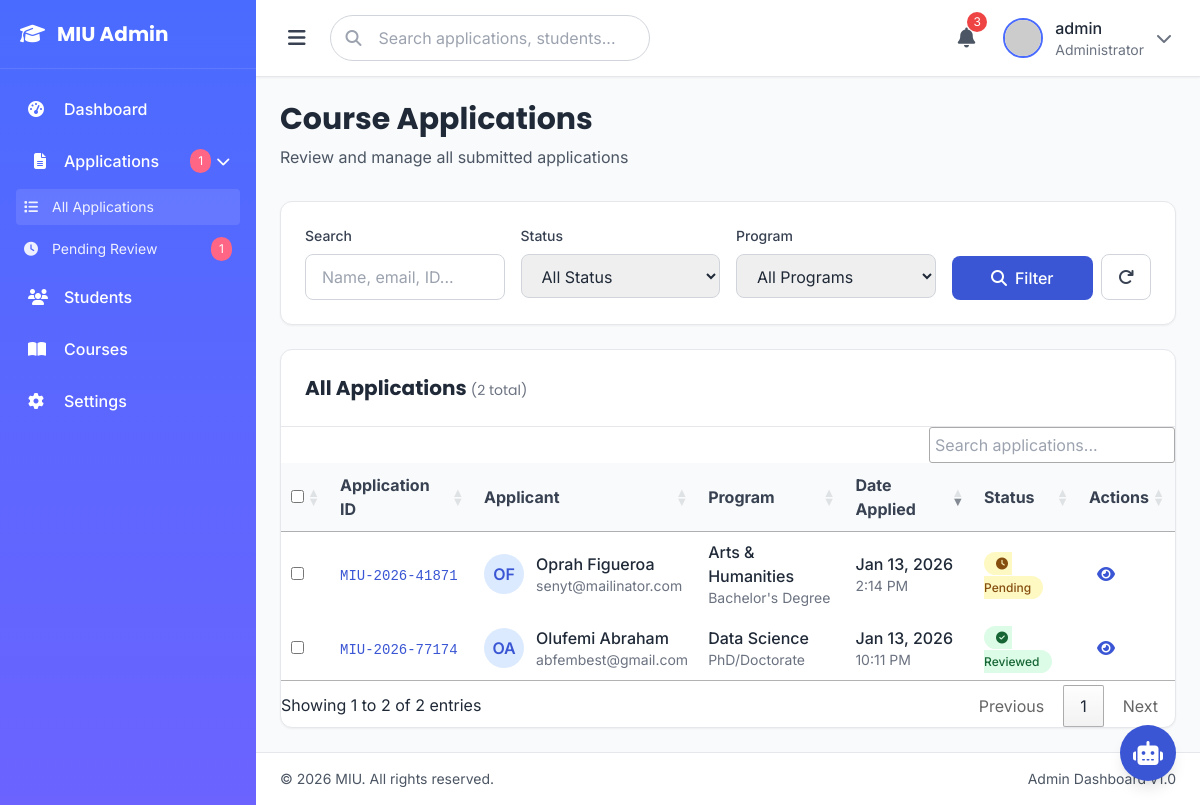
The app's page /administrator/applications/ (signed in), older data.
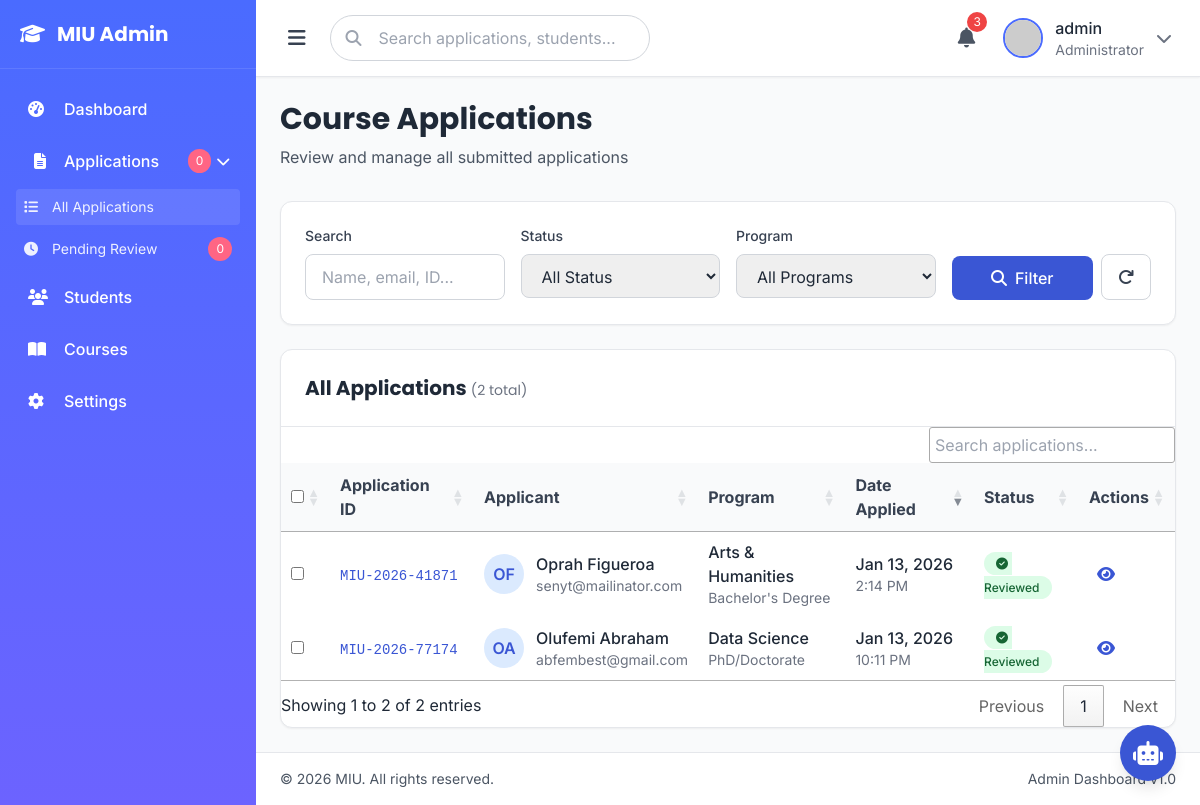
The same page, newer data.
### eduweb/models.py (models this page shows, shortened)
class CourseApplication(models.Model):
    DEGREE_LEVEL_CHOICES = [
        ('bachelor', "Bachelor's Degree"),
        ('master', "Master's Degree"),
        ('phd', 'PhD/Doctorate'),
    ]
    STUDY_MODE_CHOICES = [
        ('full-time', 'Full-time'),
        ('part-time', 'Part-time'),
        ('online', 'Online'),
        ('hybrid', 'Hybrid'),
    ]
    INTAKE_CHOICES = [
        ('fall-2025', 'Fall 2025'),
        ('spring-2026', 'Spring 2026'),
        ('fall-2026', 'Fall 2026'),
    ]
    PROGRAM_CHOICES = [
        ('business', 'Business Administration (MBA)'),
        ('computer-science', 'Computer Science'),
        ('data-science', 'Data Science'),
        ('engineering', 'Engineering'),
        ('health-sciences', 'Health Sciences'),
        ('psychology', 'Psychology'),
        ('economics', 'Economics'),
        ('law', 'Law'),
        ('arts', 'Arts & Humanities'),
    ]
    GENDER_CHOICES = [
        ('male', 'Male'),
        ('female', 'Female'),
        ('non-binary', 'Non-binary'),
        ('prefer-not-to-say', 'Prefer not to say'),
    ]
    COUNTRY_CHOICES = [
        ('US', 'United States'),
        ('UK', 'United Kingdom'),
        ('CA', 'Canada'),
        ('AU', 'Australia'),
        ('IN', 'India'),
        ('CN', 'China'),
        ('NG', 'Nigeria'),
        ('BR', 'Brazil'),
        ('OTHER', 'Other'),
    ]
    REFERRAL_CHOICES = [
        ('website', 'University Website'),
        ('search-engine', 'Search Engine (Google, etc.)'),
        ('social-media', 'Social Media'),
        ('friend-family', 'Friend or Family'),
        ('education-fair', 'Education Fair'),
        ('school-counselor', 'School Counselor'),
        ('alumni', 'MIU Alumni'),
        ('other', 'Other'),
    ]
    application_id = models.CharField(max_length=50, unique=True, blank=True)
    user = models.ForeignKey(User, on_delete=models.CASCADE, related_name='applications', null=True, blank=True)
    first_name = models.CharField(max_length=100)
    last_name = models.CharField(max_length=100)
    email = models.EmailField()
    phone = models.CharField(max_length=20)
    date_of_birth = models.DateField()
    country = models.CharField(max_length=100, choices=COUNTRY_CHOICES)
    gender = models.CharField(max_length=50, choices=GENDER_CHOICES)
    address = models.TextField()
    academic_history = models.JSONField(default=list)
    english_proficiency = models.CharField(max_length=50, blank=True)
    english_score = models.CharField(max_length=20, blank=True)
    additional_qualifications = models.TextField(blank=True)
    program = models.CharField(max_length=50, choices=PROGRAM_CHOICES)
    degree_level = models.CharField(max_length=20, choices=DEGREE_LEVEL_CHOICES)
    study_mode = models.CharField(max_length=20, choices=STUDY_MODE_CHOICES)
    intake = models.CharField(max_length=20, choices=INTAKE_CHOICES)
    scholarship = models.BooleanField(default=False)
    referral_source = models.CharField(max_length=100, blank=True, choices=REFERRAL_CHOICES)
    documents_uploaded = models.JSONField(default=dict)
    created_at = models.DateTimeField(default=timezone.now)
    submitted = models.BooleanField(default=False)
    submission_date = models.DateTimeField(null=True, blank=True)
    is_reviewed = models.BooleanField(default=False)
    class Meta:
        ordering = ['-created_at']
        verbose_name = 'Course Application'
        verbose_name_plural = 'Course Applications'
    def get_full_name(self):
        return f"{self.first_name} {self.last_name}"
    def get_program_display_name(self):
        return dict(self.PROGRAM_CHOICES).get(self.program, self.program)
    def get_degree_level_display_name(self):
        return dict(self.DEGREE_LEVEL_CHOICES).get(self.degree_level, self.degree_level)

### administrator/views.py (the view, shortened to what this page needs)
# urls.py: path('applications/', views.applications_list, name='applications_list'),
@login_required(login_url='eduweb:auth_page')
@user_passes_test(is_admin)
def applications_list(request):
    applications = CourseApplication.objects.select_related('user').order_by('-created_at')
    search_query = request.GET.get('search', '')
    status_filter = request.GET.get('status', '')
    program_filter = request.GET.get('program', '')
    if status_filter == 'pending':
        applications = applications.filter(is_reviewed=False)
    elif status_filter == 'reviewed':
        applications = applications.filter(is_reviewed=True)
    if program_filter:
        applications = applications.filter(program=program_filter)
    paginator = Paginator(applications, 15)  # 15 applications per page
    page_number = request.GET.get('page', 1)
    page_obj = paginator.get_page(page_number)
    pending_count = CourseApplication.objects.filter(is_reviewed=False).count()
    context = {
        'applications': page_obj,
        'programs': CourseApplication.PROGRAM_CHOICES,
        'pending_count': pending_count,
    }
    return render(request, 'admin/applications.html', context)

### administrator/views.py (called while the page is built)
def is_admin(user):
    return user.is_staff or user.is_superuser

### templates/admin/applications.html (shortened to what the changed rows need)
{% extends 'admin/base.html' %}
{% load static %}
{% block content %}
<div class="mb-8">
    <h1 class="text-2xl md:text-3xl font-bold text-gray-800 mb-2 font-display">Course Applications</h1>
</div>
<div class="bg-white rounded-xl shadow-sm border border-gray-200 overflow-hidden">
    <div class="overflow-x-auto">
        <table id="applicationsTable" class="w-full">
            <thead class="bg-gray-50 sticky top-0 z-10">
                <tr>
                    <th scope="col" class="py-4 px-6 text-left font-semibold text-gray-700">
                        <input type="checkbox" id="selectAll" class="rounded border-gray-300 text-primary-600 focus:ring-primary-500" aria-label="Select all applications">
                    </th>
                    <th scope="col" class="py-4 px-6 text-left font-semibold text-gray-700">Application ID</th>
                    <th scope="col" class="py-4 px-6 text-left font-semibold text-gray-700">Applicant</th>
                    <th scope="col" class="py-4 px-6 text-left font-semibold text-gray-700">Program</th>
                    <th scope="col" class="py-4 px-6 text-left font-semibold text-gray-700">Date Applied</th>
                    <th scope="col" class="py-4 px-6 text-left font-semibold text-gray-700">Status</th>
                    <th scope="col" class="py-4 px-6 text-left font-semibold text-gray-700">Actions</th>
                </tr>
            </thead>
            <tbody>
                {% for application in applications %}
                <tr class="border-b border-gray-100 hover:bg-gray-50 transition-colors">
                    <td class="py-4 px-6">
                        <input type="checkbox" class="application-checkbox rounded border-gray-300 text-primary-600 focus:ring-primary-500" value="{{ application.id }}" aria-label="Select application {{ application.application_id }}">
                    </td>
                    <td class="py-4 px-6">
                        <span class="font-mono text-sm font-medium text-primary-600">{{ application.application_id }}</span>
                    </td>
                    <td class="py-4 px-6">
                        <div class="flex items-center">
                            <div class="w-10 h-10 rounded-full bg-primary-100 flex items-center justify-center text-primary-600 font-semibold mr-3">
                                {{ application.first_name|slice:":1" }}{{ application.last_name|slice:":1" }}
                            </div>
                            <div>
                                <div class="font-medium text-gray-800">{{ application.get_full_name }}</div>
                                <div class="text-sm text-gray-500">{{ application.email }}</div>
                            </div>
                        </div>
                    </td>
                    <td class="py-4 px-6">
                        <div class="font-medium text-gray-800">{{ application.get_program_display_name }}</div>
                        <div class="text-sm text-gray-500">{{ application.get_degree_level_display_name }}</div>
                    </td>
                    <td class="py-4 px-6">
                        <div class="font-medium text-gray-800">{{ application.created_at|date:"M d, Y" }}</div>
                        <div class="text-sm text-gray-500">{{ application.created_at|date:"g:i A" }}</div>
                    </td>
                    <td class="py-4 px-6">
                        {% if application.is_reviewed %}
                        <span class="px-3 py-1 rounded-full text-xs font-medium bg-green-100 text-green-800">
                            <i class="fas fa-check-circle mr-1" aria-hidden="true"></i>Reviewed
                        </span>
                        {% else %}
                        <span class="px-3 py-1 rounded-full text-xs font-medium bg-yellow-100 text-yellow-800">
                            <i class="fas fa-clock mr-1" aria-hidden="true"></i>Pending
                        </span>
                        {% endif %}
                    </td>
                    <td class="py-4 px-6">
                        <div class="flex space-x-2">
                            <a href="{% url 'administrator:application_detail' application.id %}" class="text-primary-600 hover:text-primary-800 p-2 rounded hover:bg-primary-50 transition-colors" title="View details" aria-label="View application {{ application.application_id }}">
                                <i class="fas fa-eye" aria-hidden="true"></i>
                            </a>
                        </div>
                    </td>
                </tr>
                {% endfor %}
            </tbody>
        </table>
    </div>
</div>
{% endblock %}

### templates/admin/base.html (shortened to what the changed rows need)
{% load static %}
<!DOCTYPE html>
<html lang="en" class="scroll-smooth">
<head>
    <script src="https://cdn.tailwindcss.com"></script>
    <link rel="stylesheet" href="https://cdnjs.cloudflare.com/ajax/libs/font-awesome/6.4.0/css/all.min.css">
    <link rel="stylesheet" href="https://cdn.datatables.net/1.13.7/css/jquery.dataTables.min.css">
    <link rel="stylesheet" href="https://cdn.datatables.net/buttons/2.4.2/css/buttons.dataTables.min.css">
</head>
<body class="bg-gray-50 text-gray-800 font-sans antialiased">
    <div class="flex min-h-screen">
        <aside id="sidebar" class="w-64 bg-gradient-to-b from-primary-500 to-secondary-500 text-white flex-shrink-0 fixed inset-y-0 left-0 z-40 transform -translate-x-full md:translate-x-0 transition-transform duration-300">
            <div class="flex flex-col h-full">
                <nav class="flex-1 overflow-y-auto p-4" aria-label="Main navigation">
                    <ul class="space-y-1">
                        <li>
                            <button class="flex items-center justify-between w-full p-3 text-white hover:bg-white/10 transition-all rounded menu-toggle" data-target="applicationsMenu" aria-expanded="false">
                                <div class="flex items-center">
                                    <span class="bg-accent-500 text-white text-xs px-2 py-1 rounded-full mr-2">{{ pending_count|default:0 }}</span>
                                    <i class="fas fa-chevron-right text-sm transition-transform duration-300 menu-arrow" aria-hidden="true"></i>
                                </div>
                            </button>
                            <ul id="applicationsMenu" class="mt-1 space-y-1 max-h-0 overflow-hidden transition-all duration-400">
                                <li>
                                    <a href="{% url 'administrator:applications_list' %}?status=pending" class="flex items-center justify-between p-2 text-white/90 hover:bg-white/5 rounded text-sm transition-all">
                                        <div class="flex items-center">
                                            <i class="fas fa-clock w-5 mr-2" aria-hidden="true"></i>
                                            <span>Pending Review</span>
                                        </div>
                                        <span class="bg-accent-500 text-white text-xs px-2 py-1 rounded-full">{{ pending_count|default:0 }}</span>
                                    </a>
                                </li>
                            </ul>
                        </li>
                    </ul>
                </nav>
            </div>
        </aside>
        <div class="flex-1 flex flex-col min-h-screen md:ml-64">
            <main class="flex-1 p-4 md:p-6">
                {% block content %}{% endblock %}
            </main>
        </div>
    </div>
</body>
</html>

Row changes from the older to the newer data that the page shows:
changed CourseApplication "Oprah Figueroa": is_reviewed "Pending" → "Reviewed"
Text that changed along with them:
{{ pending_count|default:0 }}: "1" → "0"
